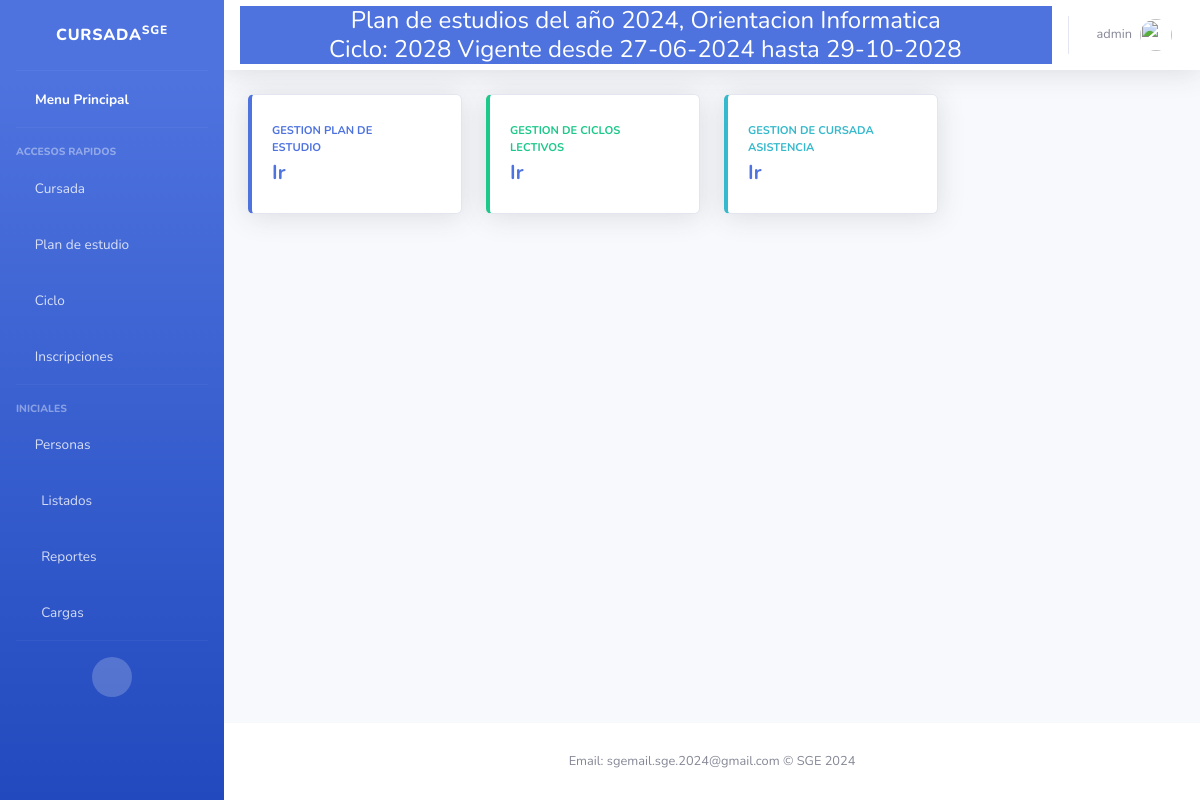
The app's page / (signed in) with its own data.
### Core/models.py (models this page shows, shortened)
class PlanDeEstudios(models.Model):
    MAXCODIGO=20
    MAXANIO=4
    MAXORIENTACION= 50
    MAXNIVEL= 50
    MAXDESCRIPCION=50
    codigo= models.CharField(
        help_text="Ej: 123456",
        unique=True,
        max_length=MAXCODIGO,
        null=False,
        blank=False,
        error_messages={
            'blank': "El nombre es obligatorio"
        }
    )
    anio = models.CharField(
        help_text="Ej: 2024",
        unique=False,
        max_length=MAXANIO,
        null=True,
        blank=False,
        default= 1,
        error_messages={
            'blank': "el anio es obligatorio"
        }
    )
    orientacion = models.CharField(
        help_text="Ej: Profesorado de educacion primaria",
        unique=False,
        max_length=MAXORIENTACION,
        null=False,
        blank=False,
        primary_key=False,
        error_messages={
            'blank': "la orientacion es obligatoria"
        }
    )
    nivel = models.CharField(
        help_text="Ej: Primario",
        unique=False,
        max_length= MAXORIENTACION,
        null=False,
        blank=False,
        error_messages={
            'blank': "El nivel es obligatorio"
        }
    )
    descripcion = models.CharField(
        help_text="Ej: descripcion del plan de estudios",
        unique=False,
        max_length= MAXDESCRIPCION,
        null=False,
        blank=True,
    )
    esActual = models.BooleanField(
        default= True
    )
    implementado = models.BooleanField(
        default= False
    )
    cantidadAnios = models.PositiveIntegerField()
    def __str__(self):
        return "Plan de estudios del año {0}, Orientacion {1}".format(self.anio, self.orientacion)

class Ciclo (models.Model):
    anioCalendario = models.CharField(
        help_text="Ej: 2024",
        max_length=4,
        unique= True)
    fechaInicio = models.DateField(help_text="Ej: 16/02/2024",
                                   default=now)
    plan = models.ForeignKey(PlanDeEstudios, blank=False, on_delete=models.CASCADE)
    fechaFin = models.DateField(help_text="Ej: 28/11/2024",)
    esActual = models.BooleanField(
        default= True
    )
    def __str__(self):
        return "{0} Vigente desde {1} hasta {2}".format(self.anioCalendario,self.fechaInicio.strftime("%d-%m-%Y"), self.fechaFin.strftime("%d-%m-%Y"))

### principal/views.py (the view)
# urls.py: path('', views.home2, name= '' ),
@login_required
def home2(request):
    if not request.user.is_staff:
        return HttpResponseForbidden(render(request, 'Core/403.html'))
        print("tengo que echarlo")
    hay_plan = PlanDeEstudios.objects.exists()
    hay_ciclo = Ciclo.objects.exists()
    try:
        ciclo_activo = Ciclo.objects.get(esActual=True).fechaInicio <= timezone.now().date() >= Ciclo.objects.get(esActual=True).fechaInicio
    except Ciclo.DoesNotExist:
        ciclo_activo = False
    print(ciclo_activo)
    return render(request, 'index.html', {'hay_plan': hay_plan,
                                          'ciclo_activo': ciclo_activo})

### principal/templates/index.html (shortened to what this page needs)
<!DOCTYPE html>
<html lang="en">
<head>
    <link href="https://cdn.jsdelivr.net/npm/bootstrap@5.2.3/dist/css/bootstrap.min.css" rel="stylesheet">
    <link href= "{% static 'vendor/fontawesome-free/css/all.min.css' %}" rel="stylesheet" type="text/css">
    <link href="{% static 'css/sb-admin-2.min.css' %}" rel="stylesheet">
    {% load bootstrap5 %}
</head>
{% block sidebar %}
<body id="page-top">
    <div id="wrapper">
        <ul class="navbar-nav bg-gradient-primary sidebar sidebar-dark accordion" id="accordionSidebar">
            <a class="sidebar-brand d-flex align-items-center justify-content-center" href="/">
                <div class="sidebar-brand-text mx-3">Cursada<sup>SGE</sup></div>
            </a>
            <hr class="sidebar-divider my-0">
            <li class="nav-item active">
                <a class="nav-link" href="/">
                    <i class="fas fa-school "></i>
                    <span>Menu Principal</span></a>
            </li>
            <hr class="sidebar-divider">
            <div class="sidebar-heading">
                Accesos Rapidos
            </div>
            {% if request.hayCicloActivo %}
            <li class="nav-item">
                <a class="nav-link collapsed" href="#" data-toggle="collapse" data-target="#collapseTree"
                    aria-expanded="true" aria-controls="collapseTwo">
                    <i class="far fa-file"></i>
                    <span>Cursada</span>
                </a>
            </li>
            {% endif %}
            <li class="nav-item">
                <a class="nav-link collapsed" href="#" data-toggle="collapse" data-target="#collapseTwo"
                    aria-expanded="true" aria-controls="collapseTwo">
                    <i class="far fa-calendar-alt "></i>
                    <span>Plan de estudio</span>
                </a>
            </li>
            {% if request.hayPlan %}
            <li class="nav-item">
                <a class="nav-link collapsed" href="#" data-toggle="collapse" data-target="#collapseCiclo"
                    aria-expanded="true" aria-controls="collapseTwo">
                    <i class="fas fa-chalkboard-teacher"></i>
                    <span>Ciclo</span>
                </a>
            </li>
            {% endif %}
            {% if request.hayCicloActivo %}
            <li class="nav-item">
                <a class="nav-link collapsed" href="#" data-toggle="collapse" data-target="#collapseUtilities"
                    aria-expanded="true" aria-controls="collapseUtilities">
                    <i class="fas fa-user-check"></i>
                    <span>Inscripciones</span>
                </a>
            </li>
            {% endif %}
            <hr class="sidebar-divider">
            <div class="sidebar-heading">
                Iniciales
            </div>
            <li class="nav-item">
                <a class="nav-link collapsed" href="#" data-toggle="collapse" data-target="#collapsePages"
                    aria-expanded="true" aria-controls="collapsePages">
                    <i class="fas fa-user-graduate fa-folder"></i>
                    <span>Personas</span>
                </a>
            </li>
            <li class="nav-item">
                <a class="nav-link collapsed" href="#" data-toggle="collapse" data-target="#collapseList"
                    aria-expanded="true" aria-controls="collapsePages">
                    <i class="fas fa-fw fa-table"></i>
                    <span>Listados</span>
                </a>
            </li>
            <li class="nav-item">
                <a class="nav-link collapsed" href="#" data-toggle="collapse" data-target="#collapseRep"
                    aria-expanded="true" aria-controls="collapsePages">
                    <i class="fas fa-fw fa-chart-area"></i>
                    <span>Reportes</span>
                </a>
            </li>
            <li class="nav-item">
                <a class="nav-link collapsed" href="#" data-toggle="collapse" data-target="#collapseCargas"
                    aria-expanded="true" aria-controls="collapsePages">
                    <i class="fas fa-fw fa-chart-area"></i>
                    <span>Cargas</span>
                </a>
            </li>
            <hr class="sidebar-divider d-none d-md-block">
            <div class="text-center d-none d-md-inline">
                <button class="rounded-circle border-0" id="sidebarToggle"></button>
            </div>
            {% endblock sidebar %}
        </ul>
        <div id="content-wrapper" class="d-flex flex-column">
            <div id="content">
<nav class="navbar navbar-expand navbar-light bg-white topbar mb-4 static-top shadow">
    <div class="container input-group btn-primary d-flex flex-column">
        <h4 class="mb-0">{{request.plan}}</h4>
        <h4 class="mb-0">Ciclo: {{request.ciclo}}</h4>
    </div>
    <ul class="navbar-nav ml-auto">
        <li class="nav-item dropdown no-arrow">
            <a class="nav-link dropdown-toggle" href="#" id="userDropdown" role="button"
                data-toggle="dropdown" aria-haspopup="true" aria-expanded="false">
                <span class="mr-2 d-none d-lg-inline text-gray-600 small">{{ request.user.username }}</span>
                <img class="img-profile rounded-circle" src="{% static 'img/undraw_profile.svg' %}">
            </a>
        </li>
    </ul>
</nav>
                <div class="container-fluid">
                {% block content %}
                    <div class="row">
                        <div class="col-xl-3 col-md-6 mb-4">
                            <div class="card border-left-primary shadow h-100 py-2">
                                <div class="card-body">
                                    <div class="row no-gutters align-items-center">
                                        <div class="col mr-2">
                                            <div class="text-xs font-weight-bold text-primary text-uppercase mb-1">
                                                Gestion Plan de estudio</div>
                                            <div class="h5 mb-0 font-weight-bold text-gray-800">
                                                <a class="card-title center" href="/Core/plan/menu" >Ir </a>
                                            </div>
                                        </div>
                                        <div class="col-auto">
                                            <i class="fas fa-calendar fa-2x text-gray-300"></i>
                                        </div>
                                    </div>
                                </div>
                            </div>
                        </div>
                        {% if request.hayPlan %}
                        <div class="col-xl-3 col-md-6 mb-4">
                            <div class="card border-left-success shadow h-100 py-2">
                                <div class="card-body">
                                    <div class="row no-gutters align-items-center">
                                        <div class="col mr-2">
                                            <div class="text-xs font-weight-bold text-success text-uppercase mb-1">
                                                Gestion de Ciclos Lectivos</div>
                                            <div class="h5 mb-0 font-weight-bold text-gray-800">
                                                <a class="card-title" href="Core/ciclo/menu">Ir</a>
                                            </div>
                                        </div>
                                        <div class="col-auto">
                                            <i class="fas fa-book-open fa-2x text-gray-300"></i>
                                        </div>
                                    </div>
                                </div>
                            </div>
                        </div>
                        {% endif %}
                        {% if request.hayCicloActivo %}
                        <div class="col-xl-3 col-md-6 mb-4">
                            <div class="card border-left-info shadow h-100 py-2">
                                <div class="card-body">
                                    <div class="row no-gutters align-items-center">
                                        <div class="col mr-2">
                                            <div class="text-xs font-weight-bold text-info text-uppercase mb-1">Gestion de cursada asistencia
                                            </div>
                                            <div class="row no-gutters align-items-center">
                                                <div class="col-auto">
                                                    <div class="h5 mb-0 mr-3 font-weight-bold text-gray-800">
                                                        <a class="card-title" href="Clases/clases/menu" > Ir</a>
                                                    </div>
                                                </div>
                                            </div>
                                        </div>
                                        <div class="col-auto">
                                            <i class="fas fa-clipboard-list fa-2x text-gray-300"></i>
                                        </div>
                                    </div>
                                </div>
                            </div>
                        </div>
                        {% endif %}
                    </div>
</div>
</div>
    {% endblock content %}
    {% block footer %}
    <footer class="sticky-footer bg-white">
        <div class="container my-auto">
            <div class="copyright text-center my-auto">
                <span>Email: sgemail.sge.2024@gmail.com &copy; SGE 2024</span>
            </div>
        </div>
    </footer>
    {% endblock footer %}
        </div>
</body>
</html>

### records on screen
PlanDeEstudios: plan "Plan de estudios del año 2024, Orientacion Informatica"
Ciclo: ciclo "2028 Vigente desde 27-06-2024 hasta 29-10-2028"

### other values on screen
{{ request.user.username }} "admin"
